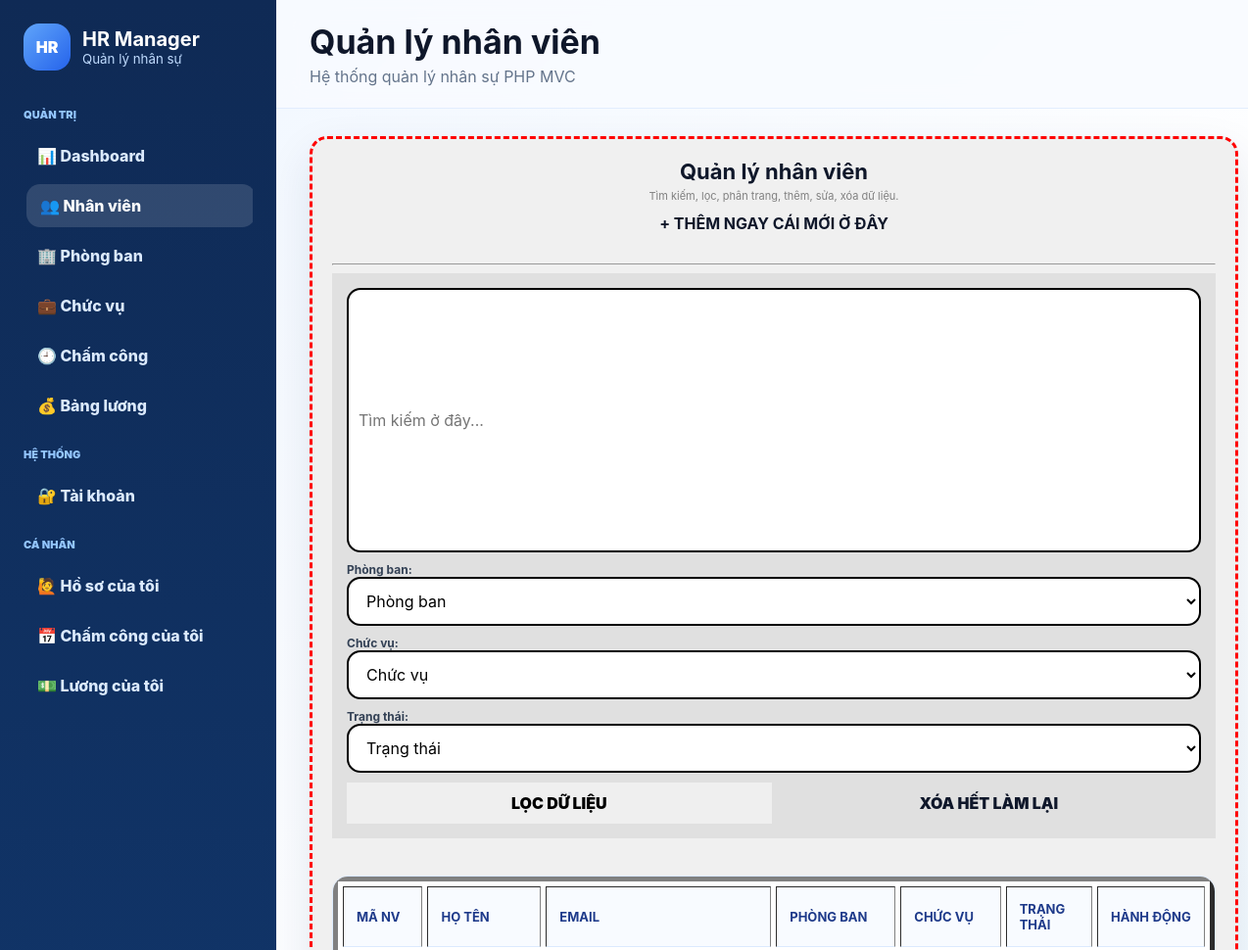
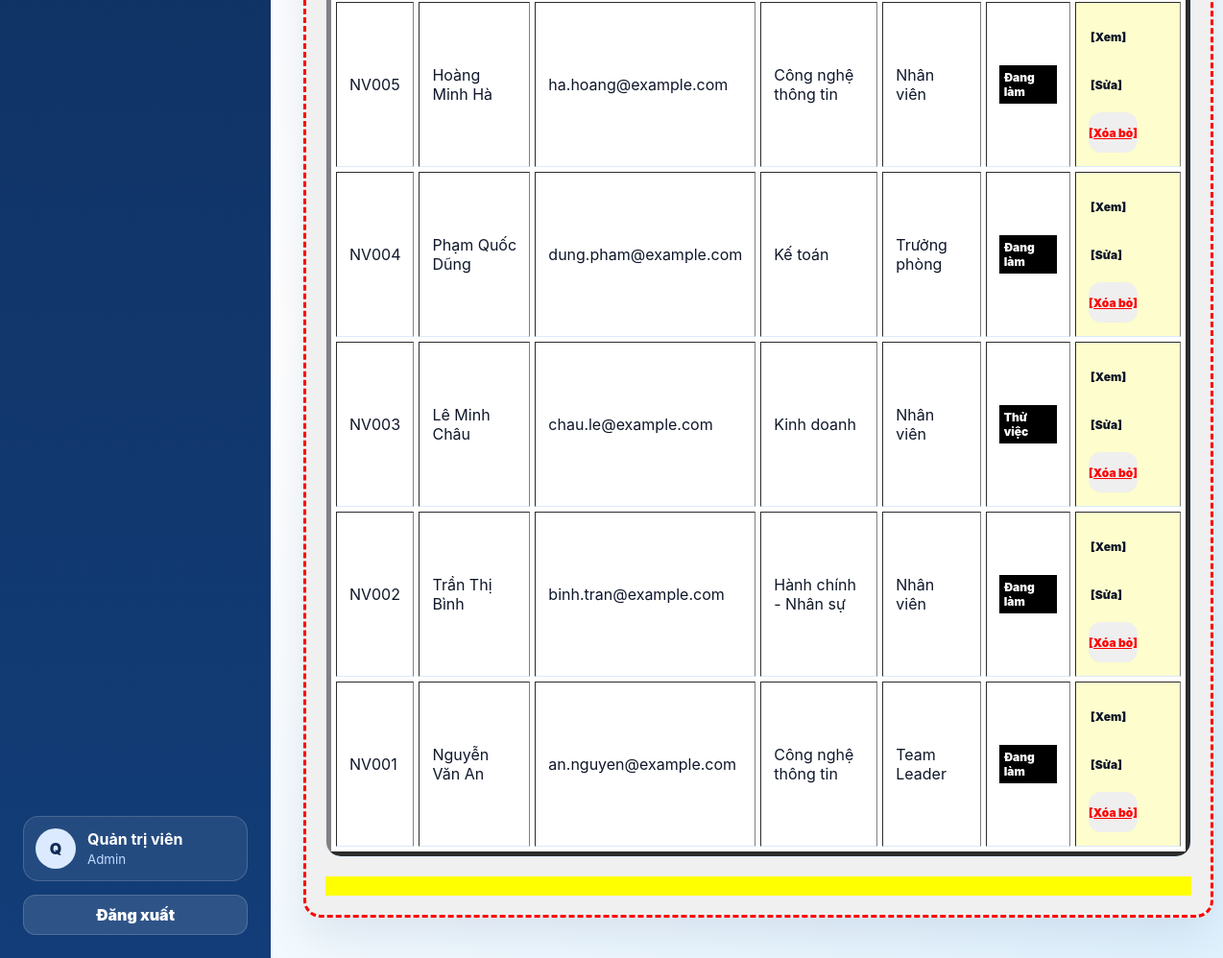
/public/index.php?page=employees (signed in), run on the app's committed database (2 pictures, top to bottom).
### tables this page shows
CREATE TABLE users (
    id INT AUTO_INCREMENT PRIMARY KEY,
    username VARCHAR(80) NOT NULL UNIQUE,
    password VARCHAR(255) NOT NULL,
    full_name VARCHAR(150) NOT NULL,
    email VARCHAR(150) UNIQUE,
    role ENUM('admin','hr','employee') NOT NULL DEFAULT 'employee',
    employee_id INT,
    status ENUM('active','locked') DEFAULT 'active',
    created_at TIMESTAMP DEFAULT CURRENT_TIMESTAMP,
    FOREIGN KEY (employee_id) REFERENCES employees(id) ON DELETE SET NULL
);

CREATE TABLE employees (
    id INT AUTO_INCREMENT PRIMARY KEY,
    employee_code VARCHAR(30) NOT NULL UNIQUE,
    full_name VARCHAR(150) NOT NULL,
    email VARCHAR(150) UNIQUE,
    phone VARCHAR(30),
    gender ENUM('male','female','other') DEFAULT 'other',
    birth_date DATE,
    address VARCHAR(255),
    department_id INT,
    position_id INT,
    hire_date DATE,
    status ENUM('working','probation','resigned') DEFAULT 'working',
    created_at TIMESTAMP DEFAULT CURRENT_TIMESTAMP,
    updated_at TIMESTAMP DEFAULT CURRENT_TIMESTAMP ON UPDATE CURRENT_TIMESTAMP,
    FOREIGN KEY (department_id) REFERENCES departments(id) ON DELETE SET NULL,
    FOREIGN KEY (position_id) REFERENCES positions(id) ON DELETE SET NULL
);

CREATE TABLE departments (
    id INT AUTO_INCREMENT PRIMARY KEY,
    department_code VARCHAR(30) NOT NULL UNIQUE,
    name VARCHAR(150) NOT NULL,
    manager_name VARCHAR(150),
    phone VARCHAR(30),
    description TEXT,
    created_at TIMESTAMP DEFAULT CURRENT_TIMESTAMP
);

CREATE TABLE positions (
    id INT AUTO_INCREMENT PRIMARY KEY,
    position_code VARCHAR(30) NOT NULL UNIQUE,
    name VARCHAR(150) NOT NULL,
    base_salary DECIMAL(15,2) NOT NULL DEFAULT 0,
    allowance DECIMAL(15,2) NOT NULL DEFAULT 0,
    description TEXT,
    created_at TIMESTAMP DEFAULT CURRENT_TIMESTAMP
);

### core/Helpers.php (called while the page is built, shortened)
<?php
function e(mixed $v): string { return htmlspecialchars((string)$v, ENT_QUOTES, 'UTF-8'); }
function app_url(array $params = []): string
{
    $query = http_build_query(array_filter($params, fn($v) => $v !== null && $v !== ''));
    return 'index.php' . ($query ? '?' . $query : '');
}
function current_page(): string { return $_GET['page'] ?? 'home'; }
function current_action(): string { return $_GET['action'] ?? 'index'; }
function view(string $view, array $data = []): void
{
    extract($data, EXTR_SKIP);
    $viewPath = BASE_PATH . '/app/views/' . $view . '.php';
    require $viewPath;
    require BASE_PATH . '/app/views/layouts/main.php';
}
function role_label(?string $role): string
{
    return match($role) {
        'admin' => 'Admin',
        'hr' => 'Nhân sự',
        'employee' => 'Nhân viên',
        default => $role ?: '-',
    };
}
function employee_status_label(?string $status): string
{
    return match($status) {
        'working' => 'Đang làm',
        'probation' => 'Thử việc',
        'resigned' => 'Đã nghỉ',
        default => $status ?: '-',
    };
}
function page_number(): int { return max(1, (int)($_GET['p'] ?? 1)); }
function per_page(): int { return in_array((int)($_GET['per_page'] ?? 10), [5,10,20,50], true) ? (int)($_GET['per_page'] ?? 10) : 10; }
function paginate(int $total, int $page, int $perPage): array
{
    $pages = max(1, (int)ceil($total / $perPage));
    $page = min(max(1, $page), $pages);
    return ['total'=>$total,'page'=>$page,'per_page'=>$perPage,'total_pages'=>$pages,'offset'=>($page-1)*$perPage];
}

### app/controllers/ModuleController.php (called while the page is built, shortened)
<?php
class ModuleController
{
    private array $config;
    public function __construct(string $name)
    {
        $this->config = ModuleConfig::get($name);
    }
    public function handle(string $action): void
    {
        match($action) {
            'create' => $this->form(),
            'store' => $this->store(),
            'edit' => $this->form((int)($_GET['id'] ?? 0)),
            'update' => $this->update((int)($_GET['id'] ?? 0)),
            'delete' => $this->delete((int)($_GET['id'] ?? 0)),
            'show' => $this->show((int)($_GET['id'] ?? 0)),
            default => $this->index(),
        };
    }
    public function index(): void
    {
        [$where, $params] = $this->where();
        $from = $this->config['from'] ?? $this->config['table'] . ' t';
        $select = $this->config['select'] ?? 't.*';
        $total = (int)(Database::fetch("SELECT COUNT(*) total FROM {$from} {$where}", $params)['total'] ?? 0);
        $pg = paginate($total, page_number(), per_page());
        $limit = (int)$pg['per_page']; $offset = (int)$pg['offset'];
        $rows = Database::all("SELECT {$select} FROM {$from} {$where} ORDER BY " . ($this->config['alias'] ?? 't') . ".id DESC LIMIT {$limit} OFFSET {$offset}", $params);
        view('modules/index', ['title'=>'Quản lý ' . $this->config['title'], 'config'=>$this->config, 'rows'=>$rows, 'pagination'=>$pg, 'options'=>$this->allOptions()]);
    }
    private function where(): array
    {
        $where = []; $params = []; $alias = $this->config['alias'] ?? 't';
        $q = trim($_GET['q'] ?? '');
        return [$where ? 'WHERE ' . implode(' AND ', $where) : '', $params];
    }
    private function allOptions(): array
    {
        return [
            'departments' => Database::all('SELECT id, name label FROM departments ORDER BY name'),
            'positions' => Database::all('SELECT id, name label FROM positions ORDER BY name'),
            'employees' => Database::all("SELECT id, CONCAT(employee_code, ' - ', full_name) label FROM employees ORDER BY full_name"),
            'employees_salary' => Database::all("SELECT e.id, CONCAT(e.employee_code, ' - ', e.full_name) label, COALESCE(p.base_salary,0) base_salary, COALESCE(p.allowance,0) allowance FROM employees e LEFT JOIN positions p ON p.id=e.position_id ORDER BY e.full_name"),
        ];
    }
}

### public/index.php (called while the page is built, shortened)
<?php
require BASE_PATH . '/config/database.php';
require BASE_PATH . '/core/helpers.php';
require BASE_PATH . '/core/Database.php';
require BASE_PATH . '/core/Auth.php';
(new App())->run();

### app/models/ModuleConfig.php (called while the page is built, shortened)
<?php
class ModuleConfig
{
    public static function get(string $name): array
    {
        return $configs[$name];
    }
}

### core/Database.php (called while the page is built, shortened)
<?php
class Database
{
    private static ?PDO $connection = null;
    public static function connection(): PDO
    {
        if (self::$connection) return self::$connection;
        $dsn = sprintf('mysql:host=%s;port=%s;dbname=%s;charset=%s', DB_HOST, DB_PORT, DB_DATABASE, DB_CHARSET);
        try {
            self::$connection = new PDO($dsn, DB_USERNAME, DB_PASSWORD, [
                PDO::ATTR_ERRMODE => PDO::ERRMODE_EXCEPTION,
                PDO::ATTR_DEFAULT_FETCH_MODE => PDO::FETCH_ASSOC,
                PDO::ATTR_EMULATE_PREPARES => false,
            ]);
        } catch (PDOException $e) {
            http_response_code(500);
            echo '<h1>Không kết nối được database</h1>';
            echo '<p>Hãy import <b>database/hr_management.sql</b> và kiểm tra <b>config/database.php</b>.</p>';
            echo '<pre>' . htmlspecialchars($e->getMessage(), ENT_QUOTES, 'UTF-8') . '</pre>';
            exit;
        }
        return self::$connection;
    }
    public static function query(string $sql, array $params = []): PDOStatement
    {
        $stmt = self::connection()->prepare($sql);
        $stmt->execute($params);
        return $stmt;
    }
    public static function fetch(string $sql, array $params = []): ?array
    {
        $row = self::query($sql, $params)->fetch();
        return $row ?: null;
    }
    public static function all(string $sql, array $params = []): array
    {
        return self::query($sql, $params)->fetchAll();
    }
}

### core/Auth.php (called while the page is built, shortened)
<?php
class Auth{
    public static function user(): ?array{
        return Database::fetch('SELECT id, username, full_name, email, role, employee_id, status FROM users WHERE id =?',[(int)$_SESSION['user_id']]);
    }
    public static function hasRole(array $roles): bool
    {
        return in_array(self::user()['role'] ?? '', $roles, true);
    }
}

### app/views/modules/index.php (the view, shortened to what this page needs)
<section class="card" style="border: 3px dashed red; padding: 20px; background-color: #f0f0f0;">
    <div class="card-header" style="display: block; text-align: center;">
        <div><h2><?= e($title) ?></h2><p style="color: gray; font-size: 11px;">Tìm kiếm, lọc, phân trang, thêm, sửa, xóa dữ liệu.</p></div>
        <a class="btn btn-warning" style="border-radius: 0px; font-weight: bold;" href="<?= app_url(['page'=>$config['page'],'action'=>'create']) ?>">+ THÊM NGAY CÁI MỚI Ở ĐÂY</a>
    </div>
    <hr>
    <form class="toolbar filter-bar" method="get" style="display: flex; flex-direction: column; gap: 10px; align-items: flex-start; background: #e0e0e0; padding: 15px;">
        <input type="search" name="q" value="<?= e($_GET['q'] ?? '') ?>" placeholder="Tìm kiếm ở đây..." style="width: 100%; padding: 10px; border: 2px solid black;">
        <?php foreach (($config['filters'] ?? []) as $name=>$filter): ?>
            <div style="width: 100%;">
                <label style="font-size: 12px; font-weight: bold; display:block;"><?= e($filter['label'] ?? $name) ?>:</label>
                <?php if (($filter['type'] ?? '') === 'date' || ($filter['type'] ?? '') === 'month'): ?>
                    <input type="<?= e($filter['type']) ?>" name="<?= e($name) ?>" value="<?= e($_GET[$name] ?? '') ?>" style="width: 100%; border: 2px solid black;">
                <?php elseif (!empty($filter['source'])): ?>
                    <select name="<?= e($name) ?>" style="width: 100%; border: 2px solid black;"><option value=""><?= e($filter['label']) ?></option></select>
                <?php else: ?>
                    <select name="<?= e($name) ?>" style="width: 100%; border: 2px solid black;"><option value=""><?= e($filter['label']) ?></option></select>
                <?php endif; ?>
            </div>
        <?php endforeach; ?>
        <div style="display: flex; gap: 5px; width: 100%;">
            <button class="btn btn-dark" style="width: 50%; border-radius: 0;">LỌC DỮ LIỆU</button>
            <a class="btn btn-danger" style="width: 50%; border-radius: 0; text-align: center;" href="<?= app_url(['page'=>$config['page']]) ?>">XÓA HẾT LÀM LẠI</a>
        </div>
    </form>
    <br>
    <div class="table-wrap">
        <table border="5" cellpadding="10" cellspacing="5" style="border-collapse: separate; width: 100%; background: white;">
            <thead>
                <tr style="background-color: yellow; color: black;">
                    <?php foreach ($config['columns'] as $label): ?><th><?= e($label) ?></th><?php endforeach; ?>
                    <th>Hành động</th>
                </tr>
            </thead>
            <tbody>
            <?php foreach ($rows as $row): ?>
                <tr style="border-bottom: 2px solid black;">
                    <?php foreach ($config['columns'] as $col=>$label): ?>
                        <td>
                            <?php if (in_array($col, ['base_salary','allowance','bonus','deduction','net_salary'], true)): ?>
                                <span style="font-family: monospace; color: green; font-weight: bold;"><?= money($row[$col] ?? 0) ?></span>
                            <?php elseif ($col === 'status' && $config['page']==='employees'): ?>
                                <span class="badge" style="background: black; color: white; padding: 5px; border-radius: 0;"><?= e(employee_status_label($row[$col])) ?></span>
                            <?php elseif ($col === 'status' && $config['page']==='attendance'): ?>
                                <span class="badge" style="background: gray; color: yellow; padding: 5px; border-radius: 0;"><?= e(attendance_label($row[$col])) ?></span>
                            <?php elseif ($col === 'role'): ?>
                                <u><?= e(role_label($row[$col])) ?></u>
                            <?php else: ?>
                                <?= e($row[$col] ?? '-') ?>
                            <?php endif; ?>
                        </td>
                    <?php endforeach; ?>
                    <td class="actions" style="background: #fdfdcd;">
                        <?php if ($config['page'] === 'employees'): ?>
                            <a class="btn btn-secondary" style="font-size: 12px; padding: 2px;" href="<?= app_url(['page'=>$config['page'],'action'=>'show','id'=>$row['id']]) ?>">[Xem]</a>
                        <?php endif; ?>
                        <a class="btn btn-warning" style="font-size: 12px; padding: 2px;" href="<?= app_url(['page'=>$config['page'],'action'=>'edit','id'=>$row['id']]) ?>">[Sửa]</a>
                        <form method="post" action="<?= app_url(['page'=>$config['page'],'action'=>'delete','id'=>$row['id']]) ?>" onsubmit="return confirm('Bạn chắc chắn muốn xóa?')" style="display:inline;">
                            <button class="btn btn-link" style="color: red; font-size: 12px; padding: 0; text-decoration: underline;">[Xóa bỏ]</button>
                        </form>
                    </td>
                </tr>
            <?php endforeach; ?>
            </tbody>
        </table>
    </div>
    <br>
    <div style="background: yellow; padding: 10px; text-align: center;">
    </div>
</section>

### app/views/layouts/sidebar.php
<?php $user = Auth::user(); $page = current_page(); ?>
<aside class="sidebar" id="sidebar">
    <a class="brand" href="<?= app_url(['page'=>Auth::hasRole(['employee']) ? 'profile' : 'dashboard']) ?>">
        <span class="brand-icon">HR</span><span><strong>HR Manager</strong><small>Quản lý nhân sự</small></span>
    </a>
    <nav class="sidebar-nav">
        <?php if (Auth::hasRole(['admin','hr'])): ?>
        <div class="nav-label">Quản trị</div>
        <?php foreach ([
            'dashboard'=>'📊 Dashboard','employees'=>'👥 Nhân viên','departments'=>'🏢 Phòng ban',
            'positions'=>'💼 Chức vụ','attendance'=>'🕘 Chấm công','payrolls'=>'💰 Bảng lương'
        ] as $p=>$label): ?>
            <a class="nav-link <?= $page===$p?'active':'' ?>" href="<?= app_url(['page'=>$p]) ?>"><?= $label ?></a>
        <?php endforeach; endif; ?>
        <?php if (Auth::hasRole(['admin'])): ?>
            <div class="nav-label">Hệ thống</div>
            <a class="nav-link <?= $page==='users'?'active':'' ?>" href="<?= app_url(['page'=>'users']) ?>">🔐 Tài khoản</a>
        <?php endif; ?>
        <div class="nav-label">Cá nhân</div>
        <a class="nav-link <?= $page==='profile' && current_action()==='index'?'active':'' ?>" href="<?= app_url(['page'=>'profile']) ?>">🙋 Hồ sơ của tôi</a>
        <a class="nav-link <?= current_action()==='attendance'?'active':'' ?>" href="<?= app_url(['page'=>'profile','action'=>'attendance']) ?>">📅 Chấm công của tôi</a>
        <a class="nav-link <?= current_action()==='payrolls'?'active':'' ?>" href="<?= app_url(['page'=>'profile','action'=>'payrolls']) ?>">💵 Lương của tôi</a>
    </nav>
    <div class="sidebar-footer">
        <div class="mini-user"><span class="avatar"><?= e(mb_substr($user['full_name'] ?? 'U', 0, 1)) ?></span><div><strong><?= e($user['full_name'] ?? '') ?></strong><small><?= e(role_label($user['role'] ?? '')) ?></small></div></div>
        <a class="btn btn-ghost full" href="<?= app_url(['page'=>'logout']) ?>">Đăng xuất</a>
    </div>
</aside>

### data on the page
users: full_name "Q", full_name "Quản trị viên", role "Admin"
employees: employee_code "NV005", full_name "Hoàng Minh Hà", email "ha.hoang@example.com", department.name "Công nghệ thông tin", position.name "Nhân viên", status "Đang làm"
employees: employee_code "NV004", full_name "Phạm Quốc Dũng", email "dung.pham@example.com", department.name "Kế toán", position.name "Trưởng phòng", status "Đang làm"
employees: employee_code "NV003", full_name "Lê Minh Châu", email "chau.le@example.com", department.name "Kinh doanh", position.name "Nhân viên", status "Thử việc"
employees: employee_code "NV002", full_name "Trần Thị Bình", email "binh.tran@example.com", department.name "Hành chính - Nhân sự", position.name "Nhân viên", status "Đang làm"
employees: employee_code "NV001", full_name "Nguyễn Văn An", email "an.nguyen@example.com", department.name "Công nghệ thông tin", position.name "Team Leader", status "Đang làm"

### other printed values
$label "📊 Dashboard"
$label "👥 Nhân viên"
$label "🏢 Phòng ban"
$label "💼 Chức vụ"
$label "🕘 Chấm công"
$label "💰 Bảng lương"
$title "Quản lý nhân viên"
$filter['label'] "Phòng ban"
$filter['label'] "Chức vụ"
$filter['label'] "Trạng thái"
$label "MÃ NV"
$label "HỌ TÊN"
$label "EMAIL"
$label "PHÒNG BAN"
$label "CHỨC VỤ"
